Frame 1 (no input): blank canvas, image omitted
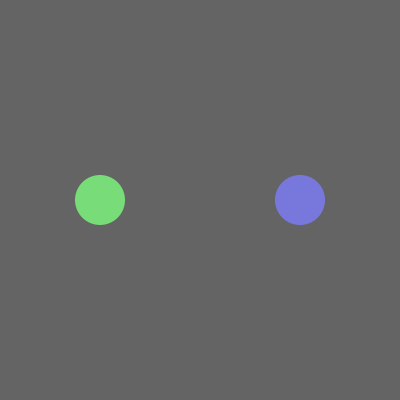
Frame 60 (the mouse pressed at the canvas centre just before this capture)
Frame 120 (the mouse held since frame 60 and released just before this capture): identical to frame 60, image omitted

The Processing sketch that drew this single still picture (run headless with seeded random() and noise(); from frame 60 on, the mouse is pressed at the canvas centre):

// Processing sketch: Millis
// ── Millis.pde
// Millis
//
// Timing using milliseconds.
//
// Dan Wilcox danomatika.com 2016

// millis() returns the number of milliseconds (1000th of a second)
// since the program was started, you can use it for timing things

// time value variable,
// use a "long" as it has more space than a regular int
// and then umber of milliseconds adds up quickly
long timestamp = 5000;

float x, y;

boolean show = false;

void setup() {
  size(400, 400); 
  frameRate(60);
  
  x = width/2;
  y = height*0.25;
}

void draw() {
  background(100);

  noStroke();
  
  // if the current time minus our last timestamp
  // is more than 1 second, the difference between the
  // timestamp and the current time
  if(millis() - timestamp > 1000) {
    show = !show;
    timestamp = millis(); // update the timestamp
    println("timer reached: "+millis());
  }
  
  // toggle drawing an ellipse every second
  if(show) {
    fill(220, 120, 120);
    ellipse(x, y, 50, 50);  
  }

  // if the amount of milliseconds since the
  // program started is more than a second,
  // draw an ellipse
  //
  // this is framerate independent
  if(millis() > 1000) {
    fill(120, 220, 120);
    ellipse(width*0.25, height/2, 50, 50);
  }

  // use framerate timing, will be different
  // based on the current framerate
  if(frameCount > 45) {
    fill(120, 120, 220);
    ellipse(width*0.75, height/2, 50, 50);  
  }
}
